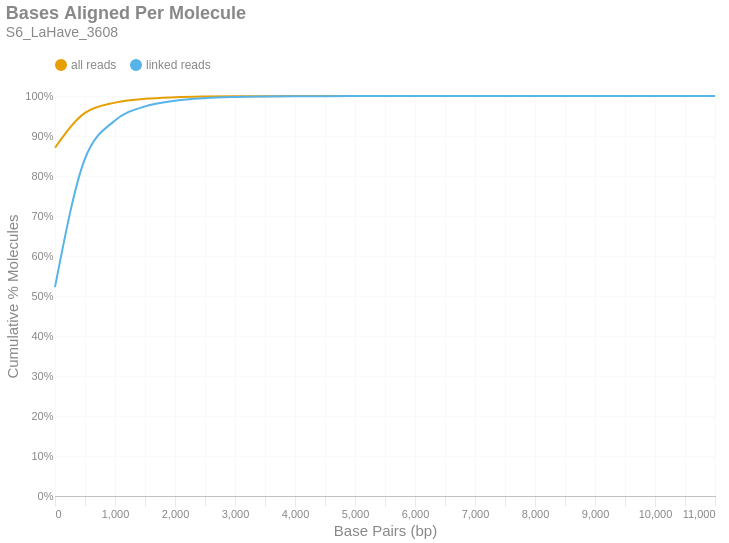

Here is the notebook cell this chart was saved with:
### Markdown cell above
### Bases Aligned Per Molecule
This is a cumulative frequency distribution showing the number of base pairs aligned per unique molecule. These data are shown in 500 bp bins. There are two distributions: one with `all reads` (yellow) and another with only `linked reads` (blue). The percent of molecules in the `linked reads` distribution is relative to the total number of linked molecules.

### Code cell
if SKIPLR:
    print_html(f"Skipped")
else:
    binned_df = consolidated_hist(valids['aligned_bp'], mask, 500, True)
    with SafeRender(binned_df):
        (
            density_plot(binned_df, 'Bases Aligned Per Molecule', samplename, 'basesper')
            .encode(
                x=alt.X('bin:Q', title="Base Pairs (bp)").axis(tickMinStep=500).scale(padding=0),
                y=alt.Y('value:Q', title='Cumulative % Molecules')
                    .axis(format='%')
                    .scale(domain = [0,1])
                    .stack(False),
                color=alt.Color("key:N").scale(domain = ["all reads", "linked reads"]),
                tooltip = [
                    alt.Tooltip("key:N", title = "Data Type"),
                    alt.Tooltip("range_label:N", title="Bases Aligned Per Molecule"),
                    alt.Tooltip("value:Q", format = ".2%", title="% Molecules (Cum.)")
                ]
            )
        ).display()

### Figure 1 — Vega-Lite specification as saved in the notebook (floating-point values rounded to 4 significant figures)
{"width": "container", "height": 400, "config": {"title": {"anchor": "start", "dy": -15, "fontSize": 18, "color": "#888888", "subtitleColor": "#888888", "subtitleFontSize": 14}, "arc": {"fill": "#0072B2"}, "axis": {"domainColor": "#888888", "domainWidth": 0.5, "gridWidth": 0.2, "grid": false, "titleFontWeight": 400, "titleFontSize": 15, "labelFontSize": 11, "labelColor": "#888888", "tickColor": "#888888", "tickWidth": 0.2, "titleColor": "#888888"}, "axisBand": {"grid": false}, "axisX": {"grid": true, "tickSize": 10, "domainCap": "round"}, "axisY": {"domain": false, "grid": true, "tickSize": 0, "domainCap": "round"}, "background": "transparent", "header": {"labelFontSize": 15, "labelColor": "#888888", "titleFontSize": 15, "titleFontWeight": 600, "titleColor": "#888888"}, "legend": {"labelFont": "sans-serif", "labelFontSize": 12, "labelColor": "#888888", "symbolSize": 100, "symbolType": "circle", "titleFontSize": 12, "titlePadding": 10, "titleColor": "#888888", "title": null, "orient": "top"}, "range": {"category": ["#E69F00", "#56B4E9", "#009E73", "#F0E442", "#0072B2", "#D55E00", "#CC79A7", "#000000"], "diverging": ["#cfe8f3", "#a2d4ec", "#73bfe2", "#46abdb", "#1696d2", "#12719e"]}, "area": {"fill": "#0072B2", "fillOpacity": 0.7, "line": true, "strokeOpacity": 0.7}, "line": {"color": "#0072B2", "stroke": "#0072B2", "strokeWidth": 2}, "trail": {"color": "#0072B2", "stroke": "#0072B2", "strokeWidth": 0, "size": 1}, "point": {"filled": true, "fillOpacity": 1.0, "size": 95}, "text": {"color": "#888888", "fontSize": 11, "align": "right", "fontWeight": 400, "size": 11}, "bar": {"fill": "#0072B2", "stroke": null}, "view": {"stroke": null, "continuousWidth": 660, "continuousHeight": 400}}, "data": {"name": "data-666ef7aa7bc92a520ef798e9fbf088ab"}, "mark": {"type": "line", "interpolate": "monotone", "point": {"opacity": 0, "size": 275}}, "encoding": {"color": {"field": "key", "scale": {"domain": ["all reads", "linked reads"]}, "type": "nominal"}, "tooltip": [{"field": "key", "title": "Data Type", "type": "nominal"}, {"field": "range_label", "title": "Bases Aligned Per Molecule", "type": "nominal"}, {"field": "value", "format": ".2%", "title": "% Molecules (Cum.)", "type": "quantitative"}], "x": {"axis": {"tickMinStep": 500}, "field": "bin", "scale": {"padding": 0}, "title": "Base Pairs (bp)", "type": "quantitative"}, "y": {"axis": {"format": "%"}, "field": "value", "scale": {"domain": [0, 1]}, "stack": false, "title": "Cumulative % Molecules", "type": "quantitative"}}, "params": [{"name": "param_c36ac31b6afebe62", "select": {"type": "point", "fields": ["key"]}, "bind": "legend"}], "title": {"text": "Bases Aligned Per Molecule", "subtitle": "S6_LaHave_3608"}, "transform": [{"fold": ["all reads (cumsum)", "linked reads (cumsum)"]}, {"calculate": "replace(datum.key, ' (cumsum)', '')", "as": "key"}, {"filter": {"param": "param_c36ac31b6afebe62"}}], "usermeta": {"embedOptions": {"downloadFileName": "S6_LaHave_3608.basesper"}}, "$schema": "https://vega.github.io/schema/vega-lite/v6.1.0.json", "datasets": {"data-666ef7aa7bc92a520ef798e9fbf088ab": [{"bin": "0.0", "interval": "0.0-500.0", "all reads": 0.8707, "linked reads": 0.5223, "all reads (cumsum)": 0.8707, "linked reads (cumsum)": 0.5223, "range_label": "0-499"}, {"bin": "500.0", "interval": "500.0-1000.0", "all reads": 0.087, "linked reads": 0.321, "all reads (cumsum)": 0.9577, "linked reads (cumsum)": 0.8433, "range_label": "500-999"}, {"bin": "1000.0", "interval": "1000.0-1500.0", "all reads": 0.02581, "linked reads": 0.09551, "all reads (cumsum)": 0.9835, "linked reads (cumsum)": 0.9388, "range_label": "1000-1499"}, {"bin": "1500.0", "interval": "1500.0-2000.0", "all reads": 0.009525, "linked reads": 0.03525, "all reads (cumsum)": 0.993, "linked reads (cumsum)": 0.974, "range_label": "1500-1999"}, {"bin": "2000.0", "interval": "2000.0-2500.0", "all reads": 0.003859, "linked reads": 0.01428, "all reads (cumsum)": 0.9968, "linked reads (cumsum)": 0.9883, "range_label": "2000-2499"}, {"bin": "2500.0", "interval": "2500.0-3000.0", "all reads": 0.001696, "linked reads": 0.006278, "all reads (cumsum)": 0.9985, "linked reads (cumsum)": 0.9946, "range_label": "2500-2999"}, {"bin": "3000.0", "interval": "3000.0-3500.0", "all reads": 0.0007473, "linked reads": 0.002765, "all reads (cumsum)": 0.9993, "linked reads (cumsum)": 0.9974, "range_label": "3000-3499"}, {"bin": "3500.0", "interval": "3500.0-4000.0", "all reads": 0.0003483, "linked reads": 0.001289, "all reads (cumsum)": 0.9996, "linked reads (cumsum)": 0.9987, "range_label": "3500-3999"}, {"bin": "4000.0", "interval": "4000.0-4500.0", "all reads": 0.0001809, "linked reads": 0.0006694, "all reads (cumsum)": 0.9998, "linked reads (cumsum)": 0.9993, "range_label": "4000-4499"}, {"bin": "4500.0", "interval": "4500.0-5000.0", "all reads": 8.903e-05, "linked reads": 0.0003295, "all reads (cumsum)": 0.9999, "linked reads (cumsum)": 0.9997, "range_label": "4500-4999"}, {"bin": "5000.0", "interval": "5000.0-5500.0", "all reads": 4.32e-05, "linked reads": 0.0001599, "all reads (cumsum)": 1.0, "linked reads (cumsum)": 0.9998, "range_label": "5000-5499"}, {"bin": "5500.0", "interval": "5500.0-6000.0", "all reads": 2.181e-05, "linked reads": 8.072e-05, "all reads (cumsum)": 1.0, "linked reads (cumsum)": 0.9999, "range_label": "5500-5999"}, {"bin": "6000.0", "interval": "6000.0-6500.0", "all reads": 1.049e-05, "linked reads": 3.881e-05, "all reads (cumsum)": 1.0, "linked reads (cumsum)": 0.9999, "range_label": "6000-6499"}, {"bin": "6500.0", "interval": "6500.0-7000.0", "all reads": 7.131e-06, "linked reads": 2.639e-05, "all reads (cumsum)": 1.0, "linked reads (cumsum)": 1.0, "range_label": "6500-6999"}, {"bin": "7000.0", "interval": "7000.0-7500.0", "all reads": 3.041e-06, "linked reads": 1.125e-05, "all reads (cumsum)": 1.0, "linked reads (cumsum)": 1.0, "range_label": "7000-7499"}, {"bin": "7500.0", "interval": "7500.0-8000.0", "all reads": 2.202e-06, "linked reads": 8.15e-06, "all reads (cumsum)": 1.0, "linked reads (cumsum)": 1.0, "range_label": "7500-7999"}, {"bin": "8000.0", "interval": "8000.0-8500.0", "all reads": 9.438e-07, "linked reads": 3.493e-06, "all reads (cumsum)": 1.0, "linked reads (cumsum)": 1.0, "range_label": "8000-8499"}, {"bin": "8500.0", "interval": "8500.0-9000.0", "all reads": 6.292e-07, "linked reads": 2.328e-06, "all reads (cumsum)": 1.0, "linked reads (cumsum)": 1.0, "range_label": "8500-8999"}, {"bin": "9000.0", "interval": "9000.0-9500.0", "all reads": 7.34e-07, "linked reads": 2.717e-06, "all reads (cumsum)": 1.0, "linked reads (cumsum)": 1.0, "range_label": "9000-9499"}, {"bin": "9500.0", "interval": "9500.0-10000.0", "all reads": 6.292e-07, "linked reads": 2.328e-06, "all reads (cumsum)": 1.0, "linked reads (cumsum)": 1.0, "range_label": "9500-9999"}, {"bin": "10000.0", "interval": "10000.0-10500.0", "all reads": 0.0, "linked reads": 0.0, "all reads (cumsum)": 1.0, "linked reads (cumsum)": 1.0, "range_label": "10000-10499"}, {"bin": "10500.0", "interval": "10500.0-11000.0", "all reads": 0.0, "linked reads": 0.0, "all reads (cumsum)": 1.0, "linked reads (cumsum)": 1.0, "range_label": "10500-10999"}, {"bin": "11000.0", "interval": "11000.0-11500.0", "all reads": 1.049e-07, "linked reads": 3.881e-07, "all reads (cumsum)": 1.0, "linked reads (cumsum)": 1.0, "range_label": "11000-11499"}]}}
